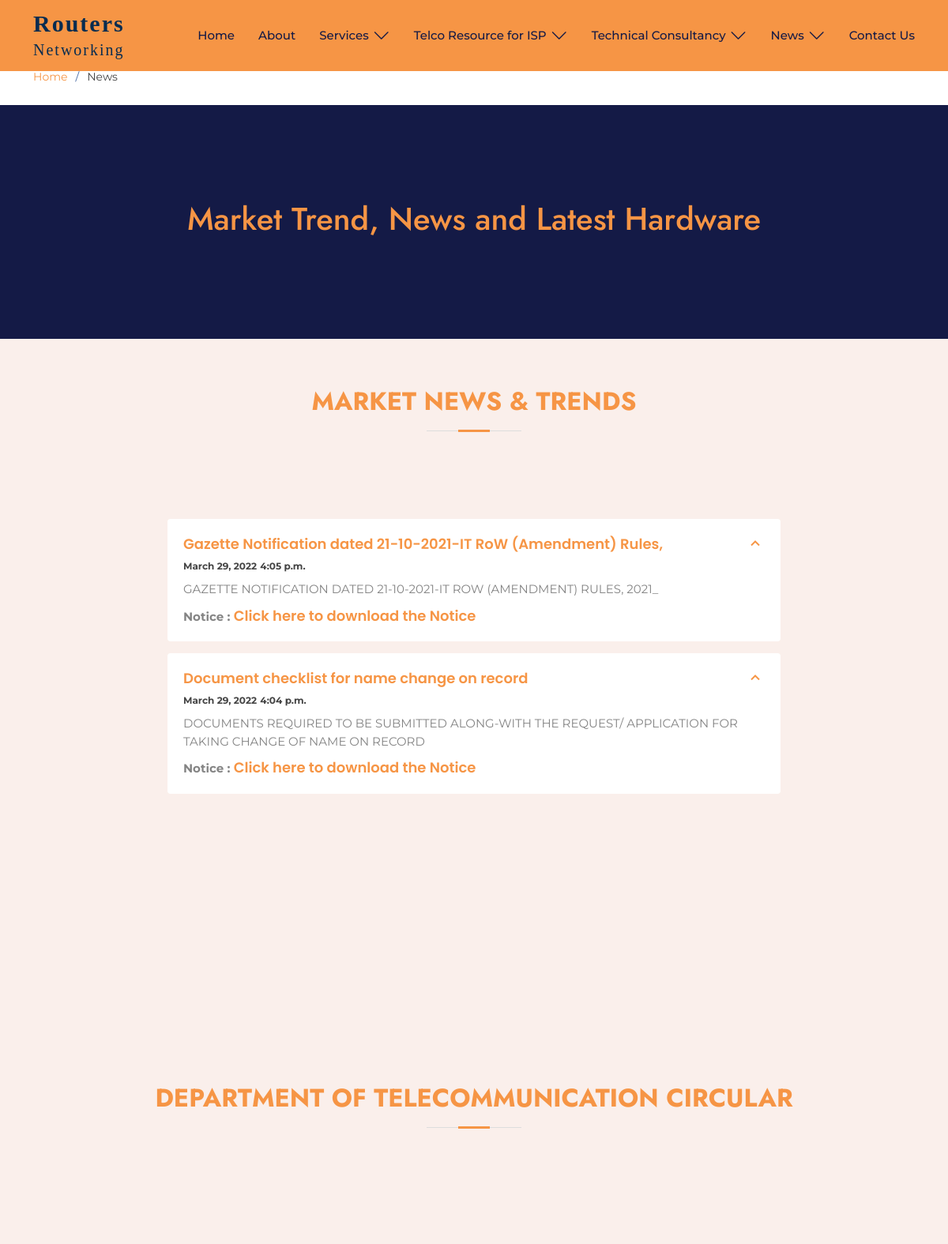
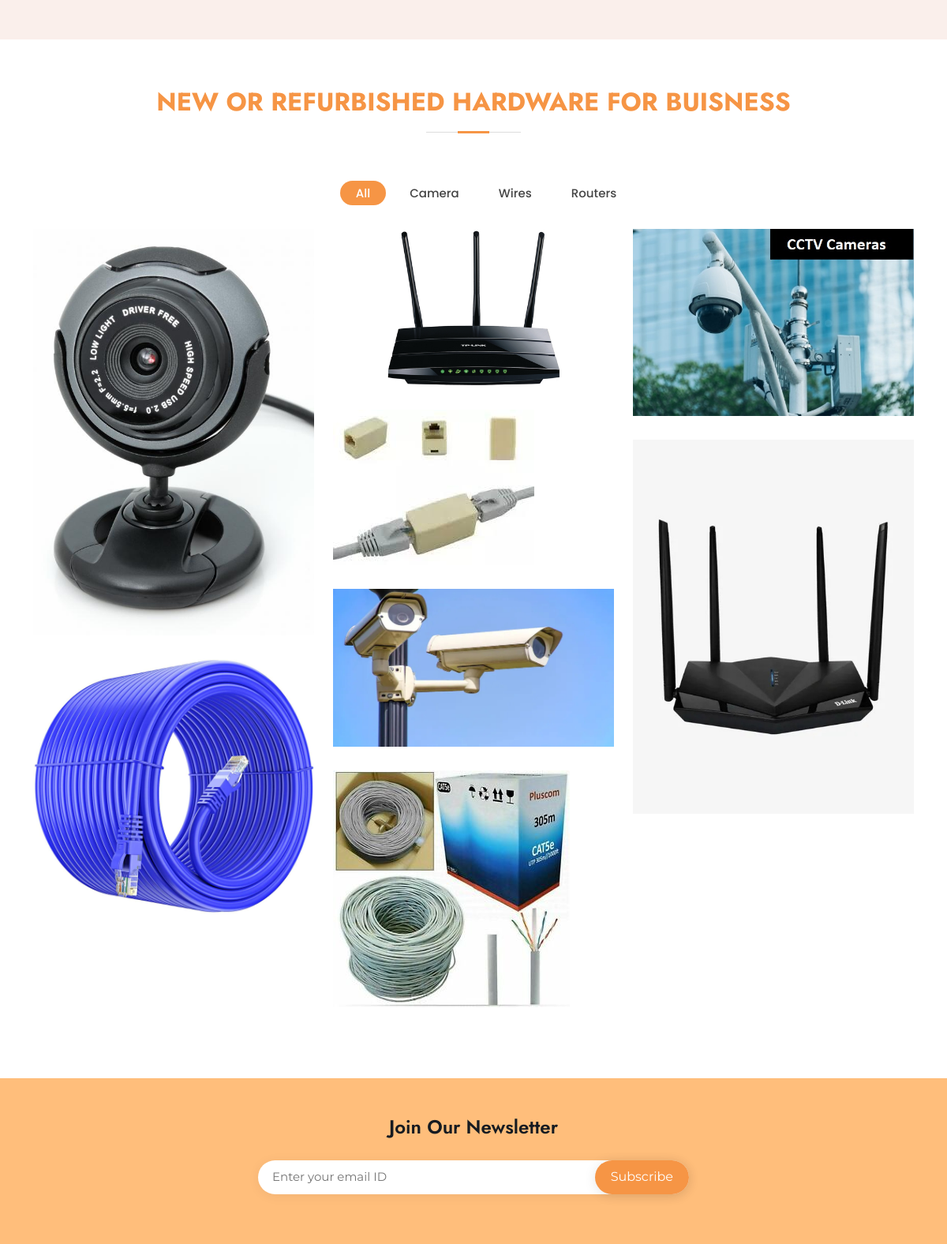
Page /news/ (upper part) on the committed database (2 pictures, top to bottom).
### routersNetworkHtmlPages/models.py (models this page shows)
class News(models.Model):
    news_id = models.AutoField(primary_key=True)
    news_title = models.CharField(max_length=64)
    news_discription = models.TextField()
    pdf = models.FileField(upload_to='news')
    date = models.DateField(auto_now_add=True, null=True)
    time = models.TimeField(auto_now_add=True, null=True)
    def __str__(self) -> str:
        return self.news_title

### routersNetworkHtmlPages/views.py (the view)
# urls.py: path('news/', views.news),
def news(request):
    news = News.objects.all().order_by('-date','-time')
    dots = DOT.objects.all().order_by('-date','-time')
    for i in news:
        print(i)
    for i in dots:
        print(i)
    return render(request, 'routersNetworkHtmlPages/news.html', context={'news': news, 'dots': dots, 'path' : 'media/'})

### template/routersNetworkHtmlPages/news.html (shortened to what this page needs)
{% extends "routersNetworkHtmlPages/header.html" %}
{% load static %}
{% block pagecontent %}
<section id="breadcrumbs" class="breadcrumbs" style="background-color: white;">
    <div class="container">
        <ol>
            <li><a href="/">Home</a></li>
            <li>News</li>
        </ol>
    </div>
  </section>
  <section id="cta" class="cta" style="background-color:rgb(20, 26, 70);">
    <div class="container" data-aos="zoom-in">
      <div class="row">
        <div class="col-lg-12 text-center text-lg-start">
          <h1 class="text-center" style="color: #F69545;">Market Trend,  News and Latest Hardware</h1>
        </div>
      </div>
    </div>
  </section>
  <section id="notice" class="why-us section-bg" style="height: 0%; padding-top: 5%; padding-bottom: 5%;">
        <div class="container-fluid" data-aos="fade-up">
            <div class="row">
                <div class="section-title">
                    <h2> Market News & Trends
                    </h2>
                </div>
                <div class="col-lg-12 d-flex flex-column justify-content-center align-items-stretch  order-2 order-lg-1" >
                    <div class="content" style="padding-bottom: 0%;">
                        <div class="accordion-list" style="height: 50%; overflow: scroll; overflow-x: hidden;" >
                            <ul>
                                {% for n in news  %}
                                  <li>
                                    <a data-bs-toggle="collapse" class="collapse" data-bs-target="#{{n.news_id}}" style="color: #F69545;">
                                     {{n.news_title}}
                                      <i class="bx bx-chevron-up icon-close"></i></a>
                                      <div id="{{n.news_id}}" class="collapse show" data-bs-parent=".accordion-list">
                                        <sub class="font-weight-bold">{{n.date}}</sub> <sub class="font-weight-bold">{{n.time}}</sub>
                                        <p>
                                          {{ n.news_discription|upper }}
                                        </p>
                                        <p class="font-weight-bold">
                                          Notice : <a href="/{{path}}{{n.pdf}}" style="color: #F69545; display: inline;">Click here to download the Notice</a>
                                        </p>
                                      </div>
                                  </li>
                                  {% endfor %}
                            </ul>
                        </div>
                    </div>
                </div>
            </div>
            <div class="row" id="dot">
              <div class="section-title">
                  <h2>Department of Telecommunication Circular
                  </h2>
              </div>
              <div class="col-lg-12 d-flex flex-column justify-content-center align-items-stretch  order-2 order-lg-1" >
                  <div class="content" style="padding-bottom: 0%;">
                      <div class="accordion-list" style="height: 50%; overflow: scroll; overflow-x: hidden;" >
                      </div>
                  </div>
              </div>
          </div>
        </div>
  </section>
  <section id="lsthwd" class="portfolio">
    <div class="container" data-aos="fade-up">
      <div class="section-title">
        <h2>New Or Refurbished Hardware for Buisness</h2>
      </div>
      <ul id="portfolio-flters" class="d-flex justify-content-center" data-aos="fade-up" data-aos-delay="100">
        <li data-filter="*" class="filter-active">All</li>
        <li data-filter=".filter-app"> Camera</li>
        <li data-filter=".filter-card">Wires</li>
        <li data-filter=".filter-web">Routers</li>
      </ul>
      <div class="row portfolio-container" data-aos="fade-up" data-aos-delay="200">
        <div class="col-lg-4 col-md-6 portfolio-item filter-app">
          <div class="portfolio-img"><img src="{% static '\img\hardware\c1.jpg' %}" class="img-fluid" alt=""></div>
        </div>
        <div class="col-lg-4 col-md-6 portfolio-item filter-web">
          <div class="portfolio-img"><img src="{% static '\img\hardware\r1.jpg' %}" class="img-fluid" alt=""></div>
        </div>
        <div class="col-lg-4 col-md-6 portfolio-item filter-app">
          <div class="portfolio-img"><img src="{% static '\img\hardware\c2.jpg' %}" class="img-fluid" alt=""></div>
        </div>
        <div class="col-lg-4 col-md-6 portfolio-item filter-card">
          <div class="portfolio-img"><img src="{% static '\img\hardware\a1.jpg' %}" class="img-fluid" alt=""></div>
        </div>
        <div class="col-lg-4 col-md-6 portfolio-item filter-web">
          <div class="portfolio-img"><img src="{% static '\img\hardware\r2.jpg' %}" class="img-fluid" alt=""></div>
        </div>
        <div class="col-lg-4 col-md-6 portfolio-item filter-app">
          <div class="portfolio-img"><img src="{% static '\img\hardware\rc3.jpg' %}" class="img-fluid" alt=""></div>
        </div>
        <div class="col-lg-4 col-md-6 portfolio-item filter-card">
          <div class="portfolio-img"><img src="{% static '\img\hardware\w1.jpg' %}" class="img-fluid" alt=""></div>
        </div>
        <div class="col-lg-4 col-md-6 portfolio-item filter-card">
          <div class="portfolio-img"><img src="{% static '\img\hardware\rw3.jpg' %}" class="img-fluid" alt=""></div>
        </div>
        <div class="col-lg-4 col-md-6 portfolio-item filter-web">
          <div class="portfolio-img"><img src="{% static '\img\hardware\rr3.jpg' %}" class="img-fluid" alt=""></div>
        </div>
      </div>
    </div>
  </section>
{% endblock %}

### template/routersNetworkHtmlPages/header.html (shortened to what this page needs)
{% extends "routersNetworkHtmlPages/base.html" %}
{% load static %}
{% block content %}
    <header id="header" class="fixed-top "  style="background: #F69545;">
        <div class="container d-flex align-items-center">
        <h1 class="logo me-auto" class="display-inline">
          <a href="/" class="display-inline" style="color:#072C50;">
            <div class="display-inline">
              <span class="font-weight-bold" style="font-family: Rockwell Extra Bold;">Routers</span>
              <span style="font-family: Comic Sans MS;font-size: 20px;">Networking</span>
            </div>
        </h1>
        <nav id="navbar" class="navbar">
            <ul>
            <li><a class="nav-link scrollto" href="/"  style="color:#141A46; font-size: ;">Home</a></li>
            <li><a class="nav-link scrollto" href="http://routersnetworking.in/about/" style="color:#141A46; font-size:">About</a></li>
            <li class="dropdown"><a href="/ISPservice" style="color:#141A46; font-size:"><span>Services</span> <i class="bi bi-chevron-down"></i></a>
            </li>
            <li class="dropdown"><a href="/telco"  style="color:#141A46; font-size:"><span>Telco Resource for ISP</span> <i class="bi bi-chevron-down"></i></a>
        </li>
        <li class="dropdown"><a href="/technical"  style="color:#141A46; font-size:"><span>Technical Consultancy</span> <i class="bi bi-chevron-down"></i></a>
        </li>
        <li class="dropdown"><a href="/news"  style="color:#141A46; font-size:"><span>News </span> <i class="bi bi-chevron-down"></i></a>
    </li>
            <li><a class="nav-link scrollto" href="/contact" style="color:#141A46; font-size:">Contact Us</a></li>
            </ul>
        </nav>
        </div>
    </header>
    <main id="main">
        {% block pagecontent %}
        {% endblock %}
    </main>
    <footer id="footer">
      <div class="footer-newsletter">
        <div class="container">
          <div class="row justify-content-center">
            <div class="col-lg-6">
              <h4>Join Our Newsletter</h4>
              <form action="" id="subscribeform" method="post">
                <input type="email" name="useremail" id="useremail" placeholder="Enter your email ID" required>
                <input type="submit" value="Subscribe">
            </form>
          </div>
          </div>
        </div>
      </div>
    </footer>
    <a href="/contact" class="back-to-top d-flex align-items-center justify-content-center"></a><br>
{% endblock %}

### template/routersNetworkHtmlPages/base.html (shortened to what this page needs)
{% load static %}
<!DOCTYPE html>
<html lang="en">
    <head>
        <link rel="stylesheet" href="https://unpkg.com/aos@next/dist/aos.css" />
        <link href="https://cdnjs.cloudflare.com/ajax/libs/twitter-bootstrap/4.6.0/css/bootstrap.min.css" rel="stylesheet">
        <link href="https://cdnjs.cloudflare.com/ajax/libs/OwlCarousel2/2.2.1/assets/owl.carousel.min.css" rel="stylesheet">
        <link href="{% static "vendor/aos/aos.css" %}" rel="stylesheet"/>
        <link href="{% static "vendor/bootstrap/css/bootstrap.min.css" %}" rel="stylesheet"/>
        <link href="{% static "vendor/bootstrap-icons/bootstrap-icons.css" %}" rel="stylesheet"/>
        <link href="{% static "vendor/boxicons/css/boxicons.min.css" %}" rel="stylesheet"/>
        <link href="{% static "vendor/glightbox/css/glightbox.min.css" %}" rel="stylesheet"/>
        <link href="{% static "vendor/remixicon/remixicon.css" %}" rel="stylesheet"/>
        <link href="{% static "vendor/swiper/swiper-bundle.min.css" %}" rel="stylesheet"/>
        <link href="{% static "css/style.css" %}" rel="stylesheet"/>
        <link href="{% static "css/mystyle.css" %}" rel="stylesheet"/>
        <link href="{% static "css/card.css" %}" rel="stylesheet"/>
    </head>
    <body>
        {% block content %}
        {% endblock %}
    </body>
</html>

### static/css/style.css (style rules this page uses)
body { font-family: "Open Sans", sans-serif; color: #444444; }
a { color: #F69545; text-decoration: none; }
h1, h2, h3, h4, h5, h6 { font-family: "Jost", sans-serif; }
#header { transition: all 0.5s; z-index: 997; padding: 15px 0; }
#header .logo { font-size: 30px; margin: 0; padding: 0; line-height: 1; font-weight: 500; letter-spacing: 2px; }
#header .logo a { color: #fff; }
.navbar { padding: 0; }
.navbar ul { margin: 0; padding: 0; display: flex; list-style: none; align-items: center; }
.navbar li { position: relative; }
.navbar a, .navbar a:focus { display: flex; align-items: center; justify-content: space-between; padding: 10px 0 10px 30px; font-size: 15px; font-weight: 500; color: #072C50; white-space: nowrap; transition: 0.3s; }
.navbar a i, .navbar a:focus i { font-size: 22px; line-height: 0; margin-left: 5px; }
section { padding: 60px 0; overflow: hidden; }
.section-bg { background-color: #faefeb; }
.section-title { text-align: center; padding-bottom: 30px; }
.section-title h2 { font-size: 32px; font-weight: bold; text-transform: uppercase; margin-bottom: 20px; padding-bottom: 20px; position: relative; color: #F69545; }
.section-title h2::before { content: ""; position: absolute; display: block; width: 120px; height: 1px; background: #ddd; bottom: 1px; left: calc(50% - 60px); }
.section-title h2::after { content: ""; position: absolute; display: block; width: 40px; height: 3px; background: #F69545; bottom: 0; left: calc(50% - 20px); }
.why-us .content { padding: 60px 100px 0 100px; }
.why-us .content p { font-size: 15px; color: #848484; }
.why-us .accordion-list { padding: 0 100px 10px 100px; }
.why-us .accordion-list ul { padding: 0; list-style: none; }
.why-us .accordion-list li + li { margin-top: 15px; }
.why-us .accordion-list li { padding: 20px; background: #fff; border-radius: 4px; }
.why-us .accordion-list a { display: block; position: relative; font-family: "Poppins", sans-serif; font-size: 16px; line-height: 24px; font-weight: 500; padding-right: 30px; outline: none; cursor: pointer; }
.why-us .accordion-list a { color: #F69545; font-weight: 600; font-size: 18px; padding-right: 10px; }
.why-us .accordion-list i { font-size: 24px; position: absolute; right: 0; top: 0; }
.why-us .accordion-list p { margin-bottom: 0; padding: 10px 0 0 0; }
.cta { background: #533549; background-size: cover; padding: 120px 0; }
.portfolio #portfolio-flters { list-style: none; margin-bottom: 20px; }
.portfolio #portfolio-flters li { cursor: pointer; display: inline-block; margin: 10px 5px; font-size: 15px; font-weight: 500; line-height: 1; color: #444444; transition: all 0.3s; padding: 8px 20px; border-radius: 50px; font-family: "Poppins", sans-serif; }
.portfolio #portfolio-flters li:hover, .portfolio #portfolio-flters li.filter-active { background: #F69545; color: #fff; }
.portfolio .portfolio-item { margin-bottom: 30px; }
.portfolio .portfolio-item .portfolio-img { overflow: hidden; }
.portfolio .portfolio-item .portfolio-img img { transition: all 0.6s; }
.breadcrumbs { padding: 15px 0; background: #f3f5fa; min-height: 40px; margin-top: 72px; }
.breadcrumbs ol { display: flex; flex-wrap: wrap; list-style: none; padding: 0 0 10px 0; margin: 0; font-size: 14px; }
.breadcrumbs ol li + li { padding-left: 10px; }
.breadcrumbs ol li + li::before { display: inline-block; padding-right: 10px; color: #4668a2; content: "/"; }
#footer { font-size: 14px; background: #FFBE7BFF; }
#footer .footer-newsletter { padding: 50px 0; background: #072C50, ; text-align: center; font-size: 15px; color: #444444; }
#footer .footer-newsletter h4 { font-size: 24px; margin: 0 0 20px 0; padding: 0; line-height: 1; font-weight: 600; color: #161B21; }
#footer .footer-newsletter form { margin-top: 30px; background: #fff; padding: 6px 10px; position: relative; border-radius: 50px; box-shadow: 0px 2px 15px rgba(0, 0, 0, 0.06); text-align: left; }
#footer .footer-newsletter form input[type=email] { border: 0; padding: 4px 8px; width: calc(100% - 100px); }
#footer .footer-newsletter form input[type=submit] { position: absolute; top: 0; right: 0; bottom: 0; border: 0; background: none; font-size: 16px; padding: 0 20px; background: #F69545; color: #fff; transition: 0.3s; border-radius: 50px; box-shadow: 0px 2px 15px rgba(0, 0, 0, 0.1); }

### static/css/mystyle.css (style rules this page uses)
body { font-family: 'Montserrat', sans-serif; }

### rows in the picture
News: news_title "Gazette Notification dated 21-10-2021-IT RoW (Amendment) Rules,", date "March 29, 2022", time "4:05 p.m.", news_discription "GAZETTE NOTIFICATION DATED 21-10-2021-IT ROW (AMENDMENT) RULES, 2021_"
News: news_title "Document checklist for name change on record", date "March 29, 2022", time "4:04 p.m.", news_discription "DOCUMENTS REQUIRED TO BE SUBMITTED ALONG-WITH THE REQUEST/ APPLICATION FOR TAKING CHANGE OF NAME ON RECORD"
